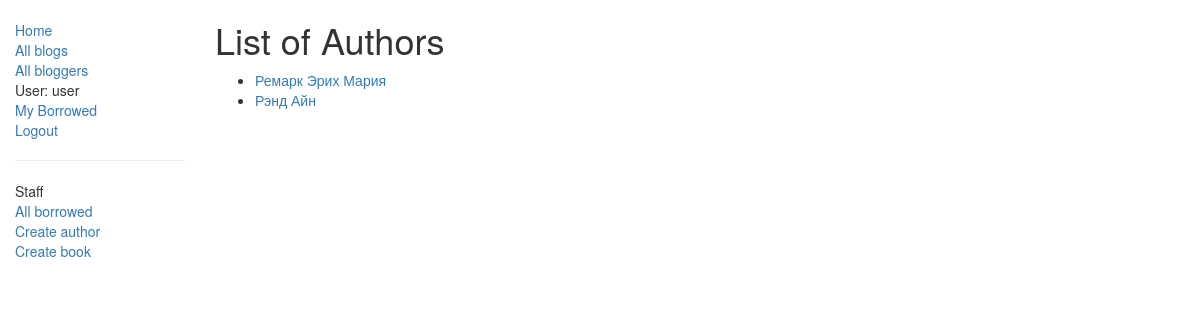
The app's page /catalog/authors/ (signed in) with its own data.
### catalog/models.py (models this page shows, shortened)
class Author(models.Model):
    first_name = models.CharField(max_length=100)
    last_name = models.CharField(max_length=100)
    date_of_birth = models.DateField(null=True, blank=True)
    date_of_death = models.DateField('Died', null=True, blank=True)
    def get_absolute_url(self):
        return reverse('author-detail', args=[str(self.id)])

### catalog/views.py (the view)
# urls.py: path('authors/', views.AuthorListView.as_view(), name='authors'),
class AuthorListView(generic.ListView):
    model = Author
    paginate_by = 10

### catalog/templates/catalog/author_list.html
{% extends "base_generic.html" %}
{% block content %}
    <h1>List of Authors</h1>
    {% if author_list %}
    <ul>
      {% for author in author_list %}
      <li>
        <a href="{{ author.get_absolute_url }}">{{ author.last_name }} {{ author.first_name }}</a>
      </li>
      {% endfor %}
    </ul>
    {% else %}
      <p>There are no authors.</p>
    {% endif %}
{% endblock %}

### catalog/templates/base_generic.html (shortened to what this page needs)
<!doctype html>
<html lang="en">
  <head>
    <link
      rel="stylesheet"
      href="https://maxcdn.bootstrapcdn.com/bootstrap/3.3.7/css/bootstrap.min.css" />
    {% load static %}
    <link rel="stylesheet" href="{% static 'css/styles.css' %}" />
  </head>
  <body>
    <div class="container-fluid">
      <div class="row">
        <div class="col-sm-2">
          {% block sidebar %}
            <ul class="sidebar-nav">
              <li><a href="{% url 'index' %}">Home</a></li>
              <li><a href="{% url 'books' %}">All blogs</a></li>
              <li><a href="{% url 'authors' %}">All bloggers</a></li>
              {% if user.is_authenticated %}
              <li class="mt-4">User: <span class="text-secondary">{{ user.get_username }}</span></li>
              <li><a href="{% url 'my-borrowed' %}">My Borrowed</a></li>
              <li><a href="{% url 'logout'%}?next={{request.path}}">Logout</a></li>
            {% else %}
              <li class="mt-4"><a href="{% url 'login'%}?next={{request.path}}">Login</a></li>
            {% endif %}
            {% if perms.catalog.can_mark_returned %}
                    <hr>
                    <li>Staff</li>
                    <li><a href="{% url 'all-borrowed' %}">All borrowed </a></li>
                    <li><a href="{% url 'author_create' %}">Create author</a></li>
                    <li><a href="{% url 'book_create' %}">Create book</a></li>
                  {% endif %}
            </ul>
          {% endblock %}
        </div>
        <div class="col-sm-10 ">{% block content %}{% endblock %}</div>
          </div>
      </div>
  </body>
</html>

### catalog/static/css/styles.css (style rules this page uses)
.sidebar-nav { margin-top: 20px; padding: 0; list-style: none; }

### records on screen
Author: last_name "Ремарк", first_name "Эрих Мария"
Author: last_name "Рэнд", first_name "Айн"

### other values on screen
{{ user.get_username }} "user"
